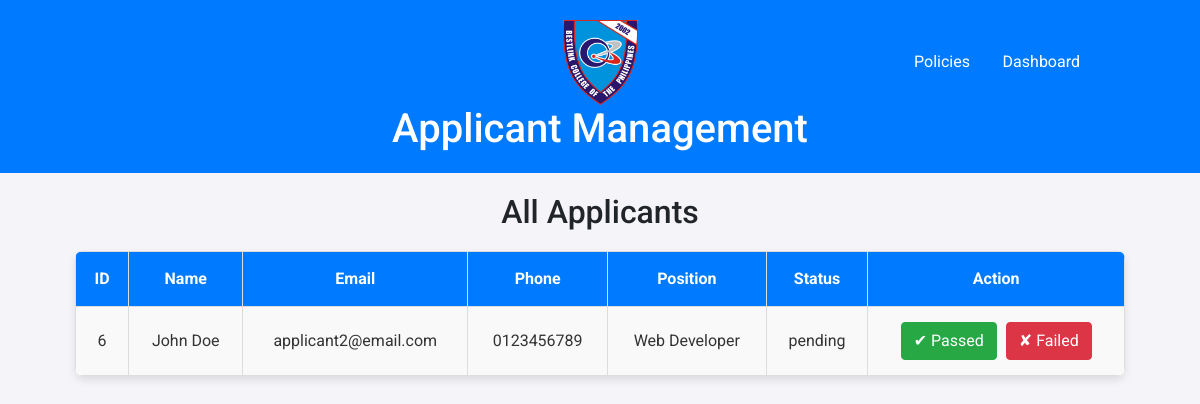
The app's page /management/applicant-management.php (signed in) with its own data.
### tables this page shows
CREATE TABLE IF NOT EXISTS `applicants` (
  `id` int NOT NULL AUTO_INCREMENT,
  `name` varchar(100) NOT NULL,
  `email` varchar(100) NOT NULL,
  `phone` varchar(20) DEFAULT NULL,
  `position_applied` varchar(100) DEFAULT NULL,
  `status` enum('pending','passed','failed') DEFAULT 'pending',
  PRIMARY KEY (`id`),
  UNIQUE KEY `email` (`email`)
);

### management/applicant-management.php (the view, shortened to what this page needs)
<?php
$db = new DBConnection();
$conn = $db->connect();
$query = "SELECT * FROM applicants WHERE status = 'pending'";
$result = $conn->query($query);
?>
<!DOCTYPE html>
<html lang="en">
<head>
    <link href="https://stackpath.bootstrapcdn.com/bootstrap/4.3.1/css/bootstrap.min.css" rel="stylesheet">
</head>
<body>
    <h1>
        <div class="logo">
            <a href="dashboard.php">
                <img src="logo300.png" alt="Logo" width="75" height="85">
            </a>
        </div>
        Applicant Management
    </h1>
    <div class="header-top-left">
        <a href="../dashboard.php" class="dashboard-button">Dashboard</a>
    </div>
    <div class="header-top-left">
        <a href="policies.html" class="policies-button">Policies</a>
    </div>
    <div class="container">
        <h2>All Applicants</h2>
        <table>
    <tr>
        <th>ID</th>
        <th>Name</th>
        <th>Email</th>
        <th>Phone</th>
        <th>Position</th>
        <th>Status</th>
        <th>Action</th>
    </tr>
    <?php while ($row = $result->fetch_assoc()) : ?>
        <tr>
            <td><?php echo htmlspecialchars($row['id']); ?></td>
            <td><?php echo htmlspecialchars($row['name']); ?></td>
            <td><?php echo htmlspecialchars($row['email']); ?></td>
            <td><?php echo htmlspecialchars($row['phone']); ?></td>
            <td><?php echo htmlspecialchars($row['position_applied']); ?></td>
            <td><?php echo htmlspecialchars($row['status']); ?></td>
            <td>
                <a href="applicant-management.php?status=passed&applicant_id=<?php echo $row['id']; ?>" class="btn btn-success" style="margin-right: 5px;">
                    ✔ Passed
                </a>
                <a href="applicant-management.php?status=failed&applicant_id=<?php echo $row['id']; ?>" class="btn btn-danger">
                    ✘ Failed
                </a>
            </td>
        </tr>
    <?php endwhile; ?>
</table>
    </div>
</body>

### management/applicant-management.php (style rules this page uses)
body { font-family: 'Roboto', sans-serif; margin: 0; padding: 0; background-color: #f4f4f9; }
h1 { background-color: #007bff; color: #fff; padding: 20px; margin: 0; text-align: center; }
h2 { text-align: center; }
.container { width: 90%; max-width: 1200px; margin: 20px auto; }
table { width: 100%; border-collapse: collapse; margin-top: 20px; background-color: #fff; border-radius: 8px; overflow: hidden; box-shadow: 0 4px 8px rgba(0, 0, 0, 0.1); }
table th, table td { padding: 15px; border: 1px solid #ddd; text-align: left; font-size: 1rem; color: #333; text-align: center; }
table th { background-color: #007bff; color: white; text-align: center; }
table tr:nth-child(even) { background-color: #f9f9f9; }
.dashboard-button, .policies-button { display: flex; padding: 10px 20px; background-color: #007bff; color: white; border-radius: 5%; font-weight: normal; transition: background-color 0.3s; position: absolute; top: 40px; right: 100px; z-index: 1000; }
.policies-button { right: 210px; }

### records on screen
applicants: id "6", name "John Doe", email "applicant2@email.com", phone "0123456789", position_applied "Web Developer", status "pending"
